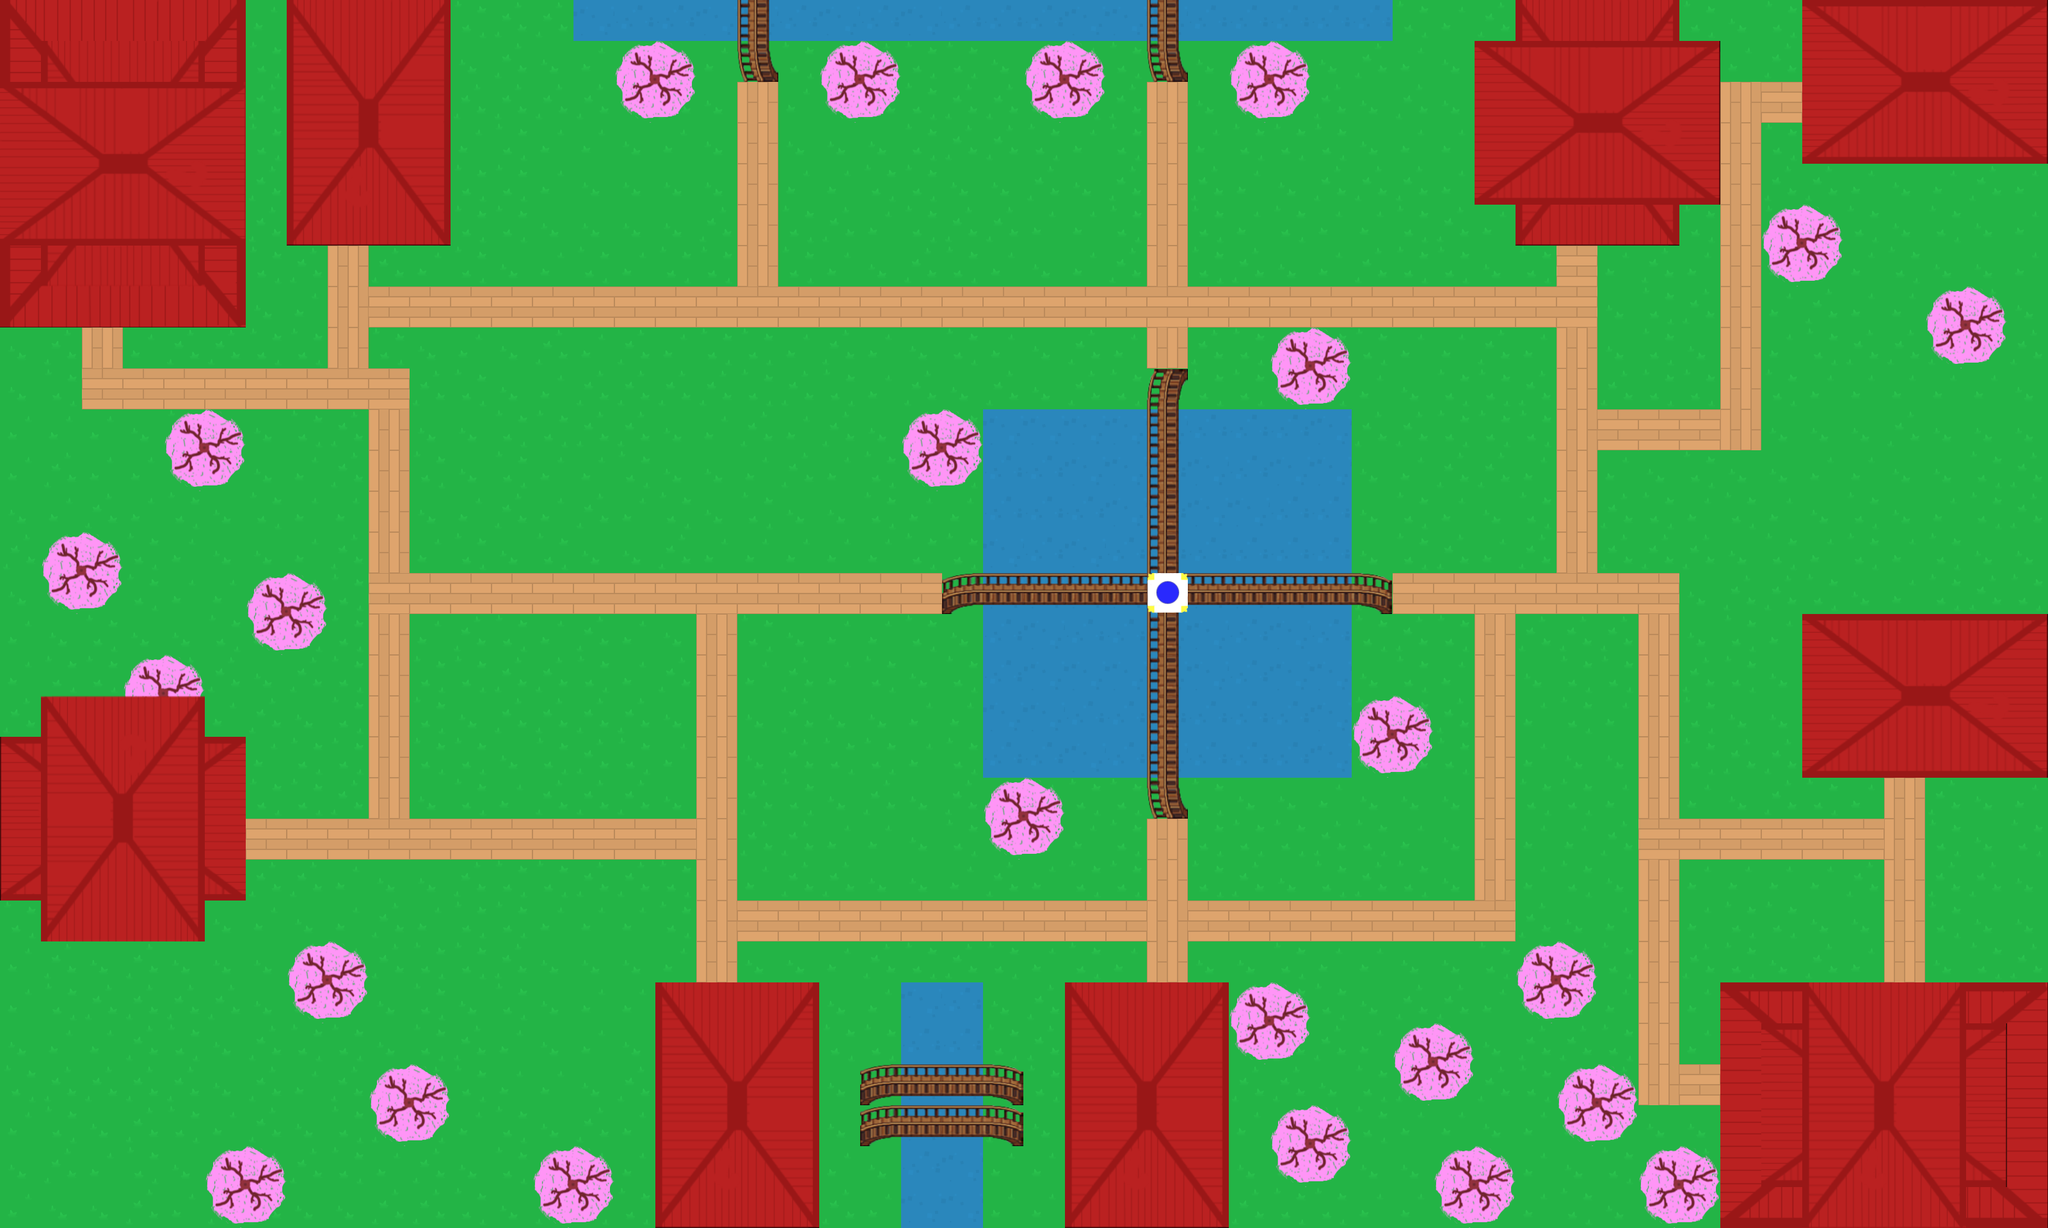

This game map was drawn from its Tiled (.tmx) file and the tilesets committed beside it. A one-line description and the trimmed map source follow:
An orthogonal 50x30 tile map with 64x64 px tiles, 4 tile layers (Слой тайлов 1, Tress, Слой тайлов 2, Слой тайлов 4), 6 tilesets and 53 objects (44x wall, 7x mob, player).

<map version="1.5" tiledversion="1.5.0" orientation="orthogonal" renderorder="right-down" width="50" height="30" tilewidth="64" tileheight="64" infinite="0" nextlayerid="14" nextobjectid="280">
 <tileset firstgid="1" source="spritesheet_tiles4.tsx" />
 <tileset firstgid="541" source="домик_большой.tsx" />
 <tileset firstgid="589" source="домик_маленький.tsx" />
 <tileset firstgid="613" source="мост.tsx" />
 <tileset firstgid="616" source="сакура.tsx" />
 <tileset firstgid="620" source="машина.tsx" />
 <layer id="9" name="Слой тайлов 1" width="50" height="30">
  <data>[1500 cells, 1500 non-empty, 80 distinct tile ids]</data>
 </layer>
 <layer id="12" name="Tress" width="50" height="30">
  <data>[1500 cells, 101 non-empty, 5 distinct tile ids]</data>
 </layer>
 <layer id="10" name="Слой тайлов 2" width="50" height="30">
  <data>[1500 cells, 119 non-empty, 30 distinct tile ids]</data>
 </layer>
 <layer id="13" name="Слой тайлов 4" width="50" height="30">
  <data>[1500 cells, 1 non-empty, 1 distinct tile ids]</data>
 </layer>
 <objectgroup id="11" name="Слой объектов 1">
  <object id="226" name="wall" x="64" y="1088" width="256" height="384" />
  <object id="227" name="wall" x="0" y="1148" width="384" height="260" />
  <object id="228" name="wall" x="0" y="2" width="384" height="508" />
  <object id="229" name="wall" x="446" y="0" width="256" height="382" />
  <object id="230" name="wall" x="1022" y="1536" width="256" height="382" />
  <object id="231" name="wall" x="1664" y="1536" width="258" height="384" />
  <object id="232" name="wall" x="1854" y="960" width="256" height="256" />
  <object id="233" name="wall" x="1538" y="960" width="254" height="262" />
  <object id="234" name="wall" x="1534" y="640" width="258" height="254" />
  <object id="235" name="wall" x="1854" y="640" width="260" height="258" />
  <object id="236" name="wall" x="1410" y="1536" width="124" height="130" />
  <object id="237" name="wall" x="1406" y="1790" width="130" height="128" />
  <object id="238" name="wall" x="2688" y="1534" width="512" height="386" />
  <object id="239" name="wall" x="2816" y="958" width="384" height="256" />
  <object id="240" name="wall" x="2366" y="0" width="260" height="384" />
  <object id="241" name="wall" x="2304" y="64" width="384" height="254" />
  <object id="242" name="wall" x="2814" y="-2" width="384" height="256" />
  <object id="243" name="wall" x="1854" y="2" width="324" height="60" />
  <object id="244" name="wall" x="896" y="0" width="256" height="64" />
  <object id="245" name="wall" x="1214" y="0" width="578" height="66" />
  <object id="246" name="wall" x="961.636" y="67.7273" width="121.212" height="115.152">
   <ellipse />
  </object>
  <object id="248" name="wall" x="1283" y="67" width="121" height="115">
   <ellipse />
  </object>
  <object id="249" name="wall" x="1604" y="65" width="119" height="120">
   <ellipse />
  </object>
  <object id="250" name="wall" x="1412" y="645" width="118" height="114">
   <ellipse />
  </object>
  <object id="251" name="wall" x="1538" y="1223" width="122" height="111">
   <ellipse />
  </object>
  <object id="252" name="wall" x="837" y="1790" width="120" height="125">
   <ellipse />
  </object>
  <object id="253" name="wall" x="582" y="1666" width="122" height="116">
   <ellipse />
  </object>
  <object id="254" name="wall" x="387" y="900" width="122" height="116">
   <ellipse />
  </object>
  <object id="255" name="wall" x="321" y="1794" width="122" height="116">
   <ellipse />
  </object>
  <object id="256" name="wall" x="451" y="1472" width="122" height="116">
   <ellipse />
  </object>
  <object id="257" name="wall" x="65" y="836" width="122" height="116">
   <ellipse />
  </object>
  <object id="258" x="197" y="1026" width="122" height="116">
   <ellipse />
  </object>
  <object id="259" name="wall" x="1987" y="1730" width="122" height="116">
   <ellipse />
  </object>
  <object id="260" name="wall" x="1919" y="1540" width="122" height="116">
   <ellipse />
  </object>
  <object id="261" name="wall" x="2115" y="1090" width="122" height="116">
   <ellipse />
  </object>
  <object id="262" name="wall" x="2373" y="1476" width="122" height="116">
   <ellipse />
  </object>
  <object id="263" name="wall" x="2433" y="1668" width="122" height="116">
   <ellipse />
  </object>
  <object id="264" name="wall" x="2565" y="1794" width="122" height="116">
   <ellipse />
  </object>
  <object id="265" name="wall" x="2243" y="1792" width="122" height="116">
   <ellipse />
  </object>
  <object id="266" name="wall" x="2177" y="1602" width="122" height="116">
   <ellipse />
  </object>
  <object id="267" name="wall" x="1919" y="68" width="122" height="116">
   <ellipse />
  </object>
  <object id="268" name="wall" x="1989" y="514" width="122" height="116">
   <ellipse />
  </object>
  <object id="269" name="wall" x="3009" y="448" width="122" height="116">
   <ellipse />
  </object>
  <object id="270" name="wall" x="2751" y="320" width="122" height="116">
   <ellipse />
  </object>
  <object id="271" name="wall" x="257" y="644" width="122" height="116">
   <ellipse />
  </object>
  <object id="272" name="player" x="1794" y="897.333" width="60.6667" height="61.3333" />
  <object id="273" name="mob" x="412" y="1300" width="28" height="36" />
  <object id="274" name="mob" x="150" y="526" width="28" height="36" />
  <object id="275" name="mob" x="530" y="394" width="28" height="36" />
  <object id="276" name="mob" x="2462" y="414" width="28" height="36" />
  <object id="277" name="mob" x="2954" y="1294" width="28" height="36" />
  <object id="278" name="mob" x="1826" y="1430" width="28" height="36" />
  <object id="279" name="mob" x="1114" y="1446" width="28" height="36" />
 </objectgroup>
</map>